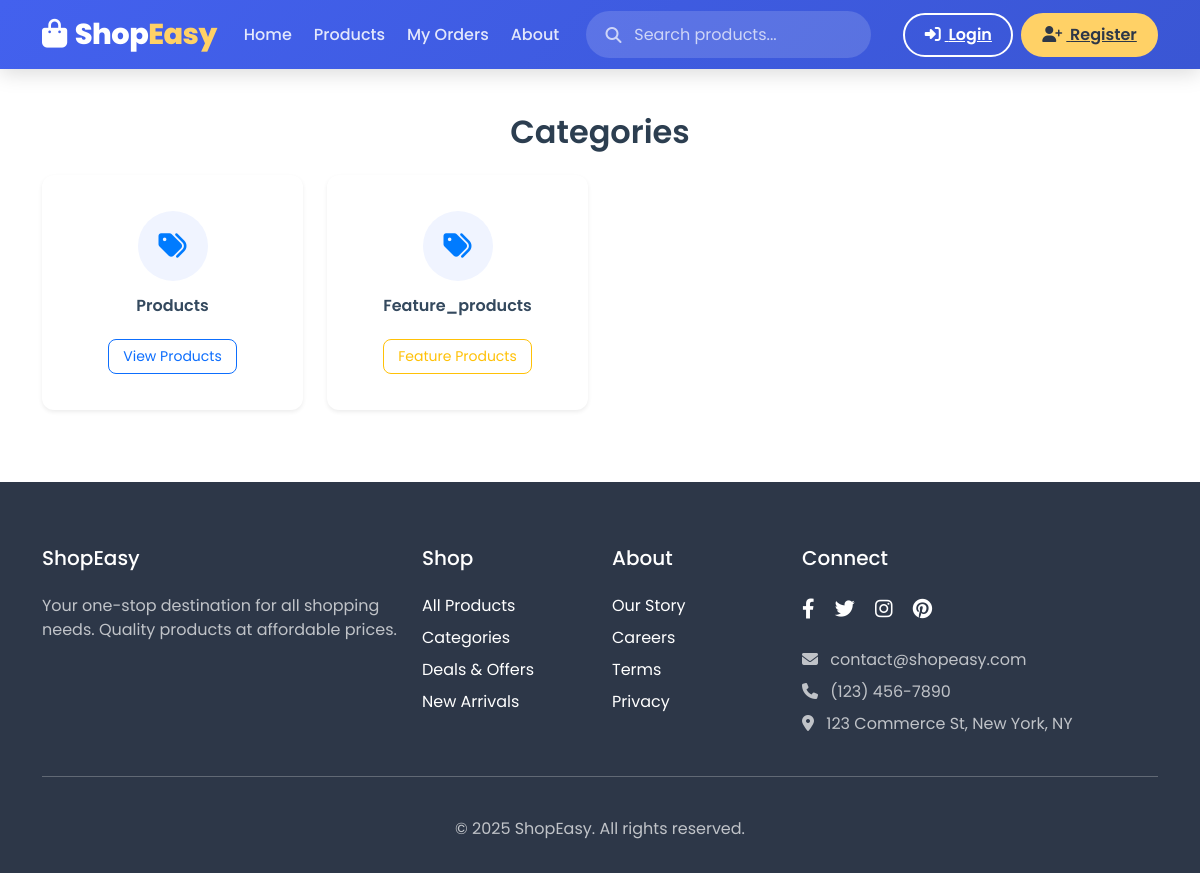
Page /categories/ on the committed database.
### ecommerce/models.py (models this page shows, shortened)
class Category(models.Model):
    category_id = models.AutoField(primary_key=True)
    name = models.CharField(max_length=100)
    is_visible = models.BooleanField(default=True)
    created_at = models.DateTimeField(auto_now_add=True)

### ecommerce/views.py (the view)
# urls.py: path('categories/', CategoryListView.as_view(), name='categories'),
class CategoryListView(ListView):
    model = Category
    template_name = 'ecommerce/categories.html'
    context_object_name = 'categories'
    queryset = Category.objects.filter(is_visible=True)

### ecommerce/templates/ecommerce/categories.html (shortened to what this page needs)
{% extends 'ecommerce/base.html' %} {% block title %}Categories{% endblock %} {% block content %}
<div class="container py-5">
  <h2 class="mb-4 text-center">Categories</h2>
  <div class="row">
    {% for category in categories %}
    <div class="col-12 col-sm-6 col-md-4 col-lg-3 mb-4">
      <div class="card category-card h-100 shadow-sm text-center">
        <div
          class="card-body d-flex flex-column justify-content-center align-items-center"
        >
          <div class="category-icon">
            <i class="fas fa-tags"></i>
          </div>
          <h5 class="category-title">{{ category.name }}</h5>
          {% if category.name == "Products" %}
          <a
            href="{% url 'categories_detail' category.category_id %}"
            class="btn btn-outline-primary btn-sm mt-auto"
          >
            View Products
          </a>
          {% elif category.feature_products.count %}
          <a
            href="{% url 'categories_detail' category.category_id %}?type=feature"
            class="btn btn-outline-warning btn-sm mt-2"
          >
            Feature Products
          </a>
          {% endif %}
        </div>
      </div>
    </div>
    {% empty %}
    <div class="col-12 text-center">
      <p class="no-categories">No categories available.</p>
    </div>
    {% endfor %}
  </div>
</div>
{% endblock %}

### ecommerce/static/assets/Css/navbar.css (style rules this page uses)
* { font-family: "Poppins", sans-serif; margin: 0; padding: 0; box-sizing: border-box; }
:root { --primary: #4361ee; --primary-dark: #3a56d4; --secondary: #ff6b6b; --accent: #ffd166; --dark: #2d3748; --light: #f8f9fa; --gray: #718096; --light-gray: #e2e8f0; }
body { font-family: "Segoe UI", Tahoma, Geneva, Verdana, sans-serif; padding-top: 65px; }

### ecommerce/templates/ecommerce/categories.html (style rules this page uses)
h2 { font-weight: 600; color: #2c3e50; }
.category-card { border: none; border-radius: 12px; background: #fff; transition: all 0.25s ease-in-out; padding: 20px 10px; }
.category-icon { width: 70px; height: 70px; border-radius: 50%; background: #f0f4ff; display: flex; align-items: center; justify-content: center; margin-bottom: 15px; transition: background 0.3s ease; }
.category-icon i { font-size: 28px; color: #007bff; }
.category-title { font-size: 16px; font-weight: 600; color: #34495e; margin-bottom: 15px; }
.category-card .btn { border-radius: 8px; font-size: 14px; padding: 6px 14px; transition: 0.2s; }

### rows in the picture
Category: name "Products", shows "View Products"
Category: name "Feature_products", shows "Feature Products"
